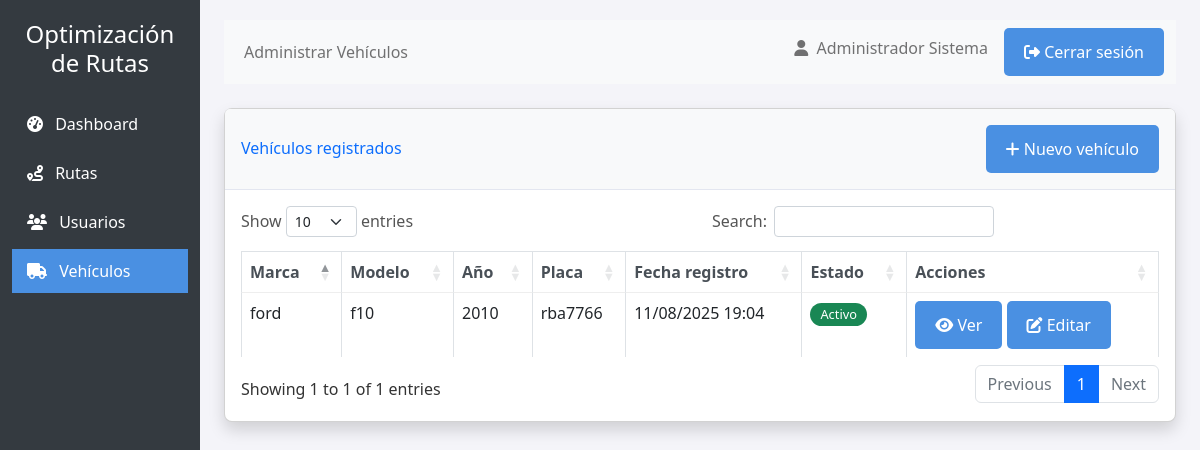
The app's page /admin/vehicles (signed in) with its own data.
### app.py (models this page shows, shortened)
class User(db.Model, UserMixin):
    id = db.Column(db.Integer, primary_key=True)
    username = db.Column(db.String(100), unique=True, nullable=False)
    email = db.Column(db.String(120), unique=True, nullable=False)
    password_hash = db.Column(db.String(200), nullable=False)
    first_name = db.Column(db.String(100), nullable=False)
    last_name = db.Column(db.String(100), nullable=False)
    cedula = db.Column(db.String(20), unique=True, nullable=False)
    role = db.Column(db.String(20), default='driver')  # admin, driver, technician, coordinator
    active = db.Column(db.Boolean, default=True)
    created_at = db.Column(db.DateTime, default=datetime.utcnow)
    driver_info = db.relationship('DriverInfo', backref='user', uselist=False, cascade="all, delete-orphan")
    routes_created = db.relationship('Route', backref='creator', lazy=True, foreign_keys='Route.creator_id')
    routes_driven = db.relationship('RouteCompletion', backref='driver', lazy=True)

class Vehicle(db.Model):
    id = db.Column(db.Integer, primary_key=True)
    brand = db.Column(db.String(100), nullable=False)
    model = db.Column(db.String(100), nullable=False)
    year = db.Column(db.Integer, nullable=False)
    plate_number = db.Column(db.String(20), unique=True, nullable=False)
    active = db.Column(db.Boolean, default=True)
    created_at = db.Column(db.DateTime, default=datetime.utcnow)
    drivers = db.relationship('VehicleAssignment', backref='vehicle', lazy=True)

### app.py (the view)
    @app.route('/admin/vehicles')
    @admin_required
    def manage_vehicles():
        vehicles = Vehicle.query.filter_by(active=True).order_by(Vehicle.brand).all()
        return render_template('admin/vehicles.html', vehicles=vehicles)

### app.py (called while the page is built)
def role_required(*roles):
    def decorator(f):
        @wraps(f)
        def decorated_function(*args, **kwargs):
            if not current_user.is_authenticated:
                flash('Debes iniciar sesión para acceder a esta página.', 'danger')
                return redirect(url_for('login'))
            if current_user.role not in roles:
                flash('No tienes permisos para acceder a esta página.', 'danger')
                return redirect(url_for('dashboard'))
            return f(*args, **kwargs)
        return decorated_function
    return decorator

### templates/admin/vehicles.html (shortened to what this page needs)
{% extends "base.html" %}
{% block page_title %}Administrar Vehículos{% endblock %}
{% block sidebar_items %}
<li class="nav-item">
    <a href="{{ url_for('admin_dashboard') }}" class="nav-link">
        <i class="fas fa-tachometer-alt me-2"></i> Dashboard
    </a>
</li>
<li class="nav-item">
    <a href="{{ url_for('manage_routes') }}" class="nav-link">
        <i class="fas fa-route me-2"></i> Rutas
    </a>
</li>
<li class="nav-item">
    <a href="{{ url_for('manage_users') }}" class="nav-link">
        <i class="fas fa-users me-2"></i> Usuarios
    </a>
</li>
<li class="nav-item">
    <a href="{{ url_for('manage_vehicles') }}" class="nav-link active">
        <i class="fas fa-truck me-2"></i> Vehículos
    </a>
</li>
{% endblock %}
{% block content %}
<div class="card shadow mb-4">
    <div class="card-header py-3 d-flex flex-row align-items-center justify-content-between">
        <h6 class="m-0 font-weight-bold text-primary">Vehículos registrados</h6>
        <a href="{{ url_for('add_vehicle') }}" class="btn btn-primary">
            <i class="fas fa-plus"></i> Nuevo vehículo
        </a>
    </div>
    <div class="card-body">
        {% if vehicles %}
        <div class="table-responsive">
            <table class="table table-bordered" id="vehiclesTable">
                <thead>
                    <tr>
                        <th>Marca</th>
                        <th>Modelo</th>
                        <th>Año</th>
                        <th>Placa</th>
                        <th>Fecha registro</th>
                        <th>Estado</th>
                        <th>Acciones</th>
                    </tr>
                </thead>
                <tbody>
                    {% for vehicle in vehicles %}
                    <tr>
                        <td>{{ vehicle.brand }}</td>
                        <td>{{ vehicle.model }}</td>
                        <td>{{ vehicle.year }}</td>
                        <td>{{ vehicle.plate_number }}</td>
                        <td>{{ vehicle.created_at|datetime_format }}</td>
                        <td>
                            {% if vehicle.active %}
                                <span class="badge bg-success">Activo</span>
                            {% else %}
                                <span class="badge bg-secondary">Inactivo</span>
                            {% endif %}
                        </td>
                        <td>
                            <button type="button" class="btn btn-info btn-sm">
                                <i class="fas fa-eye"></i> Ver
                            </button>
                            <button type="button" class="btn btn-warning btn-sm">
                                <i class="fas fa-edit"></i> Editar
                            </button>
                        </td>
                    </tr>
                    {% endfor %}
                </tbody>
            </table>
        </div>
        {% endif %}
    </div>
</div>
{% endblock %}
{% block extra_css %}
<link rel="stylesheet" href="https://cdn.datatables.net/1.11.5/css/dataTables.bootstrap5.min.css">
{% endblock %}

### templates/base.html (shortened to what this page needs)
<!DOCTYPE html>
<html lang="es">
<head>
    <link rel="stylesheet" href="https://cdn.jsdelivr.net/npm/bootstrap@5.2.3/dist/css/bootstrap.min.css">
    <link rel="stylesheet" href="https://cdnjs.cloudflare.com/ajax/libs/font-awesome/6.2.1/css/all.min.css">
    <link rel="stylesheet" href="/static/styles.css">
    {% block extra_css %}{% endblock %}
</head>
<body>
    <div class="container-fluid">
        <div class="row">
            <div class="col-md-2 d-md-block sidebar collapse">
                <div class="position-sticky">
                    <div class="text-center mb-4">
                        <h4>Optimización<br>de Rutas</h4>
                    </div>
                    <ul class="nav flex-column">
                        {% block sidebar_items %}
                        {% endblock %}
                    </ul>
                </div>
            </div>
            <div class="col-md-10 ms-sm-auto px-md-4 content">
                <nav class="navbar navbar-expand-lg navbar-light bg-light mb-4">
                    <div class="container-fluid">
                        <div class="collapse navbar-collapse">
                            <ul class="navbar-nav me-auto mb-2 mb-lg-0">
                                <li class="nav-item">
                                    <span class="nav-link">
                                        {% block page_title %}Dashboard{% endblock %}
                                    </span>
                                </li>
                            </ul>
                            <div class="d-flex">
                                <span class="navbar-text me-3">
                                    <i class="fas fa-user me-1"></i> {{ current_user.first_name }} {{ current_user.last_name }}
                                </span>
                                <a href="{{ url_for('logout') }}" class="btn btn-outline-danger btn-sm">
                                    <i class="fas fa-sign-out-alt"></i> Cerrar sesión
                                </a>
                            </div>
                        </div>
                    </div>
                </nav>
                {% block content %}{% endblock %}
            </div>
        </div>
    </div>
</body>
</html>

### static/styles.css (style rules this page uses)
* { box-sizing: border-box; margin: 0; padding: 0; }
body { font-family: 'Segoe UI', Arial, sans-serif; background-color: #f4f4f9; margin: 0; padding: 0; color: #333; min-height: 100vh; display: flex; flex-direction: column; }
button, .btn { background-color: #4a90e2; color: white; border: none; padding: 12px 20px; border-radius: 5px; cursor: pointer; font-size: 16px; font-weight: 500; transition: background-color 0.3s; text-decoration: none; display: inline-block; }
.btn-primary { background-color: #4a90e2; }
table { width: 100%; border-collapse: collapse; }
th, td { padding: 12px 15px; text-align: left; border-bottom: 1px solid #eee; }
th { background-color: #f8f9fa; font-weight: 600; color: #495057; }
tr:last-child td { border-bottom: none; }
.badge { display: inline-block; padding: 5px 10px; border-radius: 15px; font-size: 0.8rem; font-weight: 500; }

### templates/base.html (style rules this page uses)
.sidebar { min-height: 100vh; background-color: #343a40; color: #fff; padding-top: 20px; }
.sidebar a { color: #fff; text-decoration: none; padding: 10px 15px; display: block; }
.sidebar a.active { background-color: #4a90e2; }
.sidebar .nav-item { margin-bottom: 5px; }
.content { padding: 20px; }
.card { margin-bottom: 20px; border-radius: 8px; box-shadow: 0 2px 4px rgba(0,0,0,0.1); }
.card-header { background-color: #f8f9fa; border-bottom: 1px solid #e3e6f0; font-weight: bold; }
.btn-primary { background-color: #4a90e2; border-color: #4a90e2; }

### records on screen
User: first_name "Administrador", last_name "Sistema"
Vehicle: brand "ford", model "f10", year "2010", plate_number "rba7766", created_at "11/08/2025 19:04", active "Activo"
